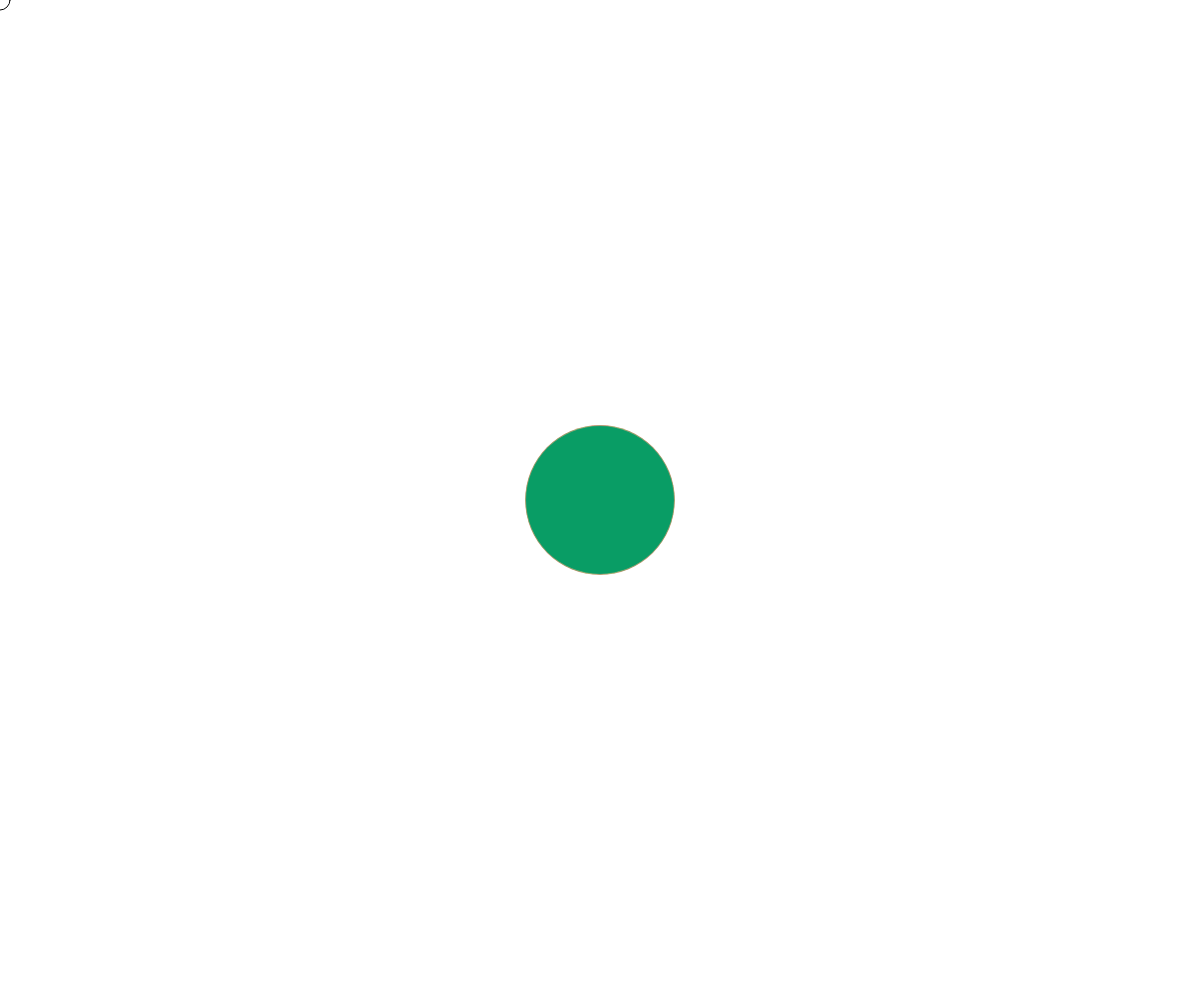
Frame 1 (no input)
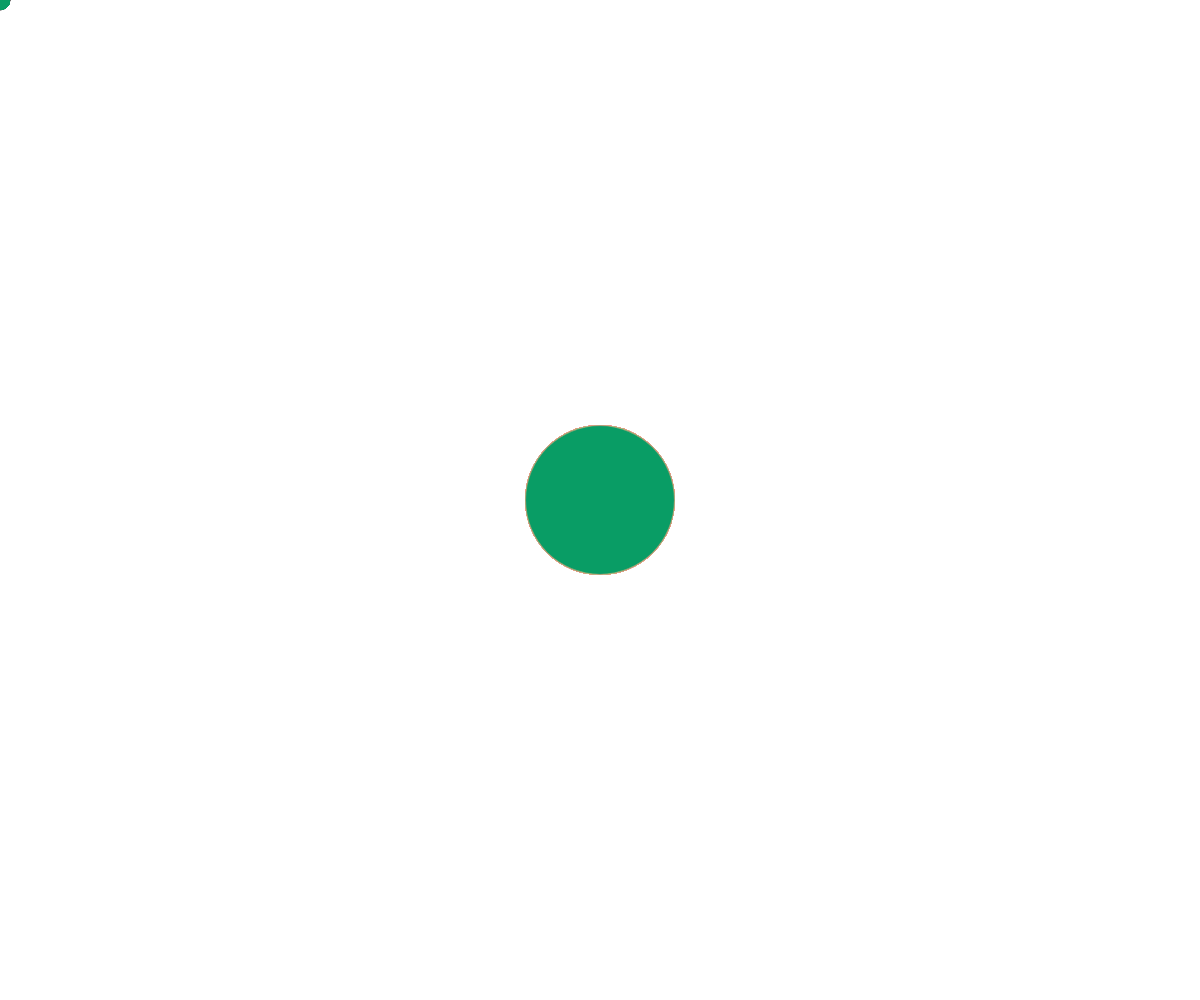
Frame 60 (no input)
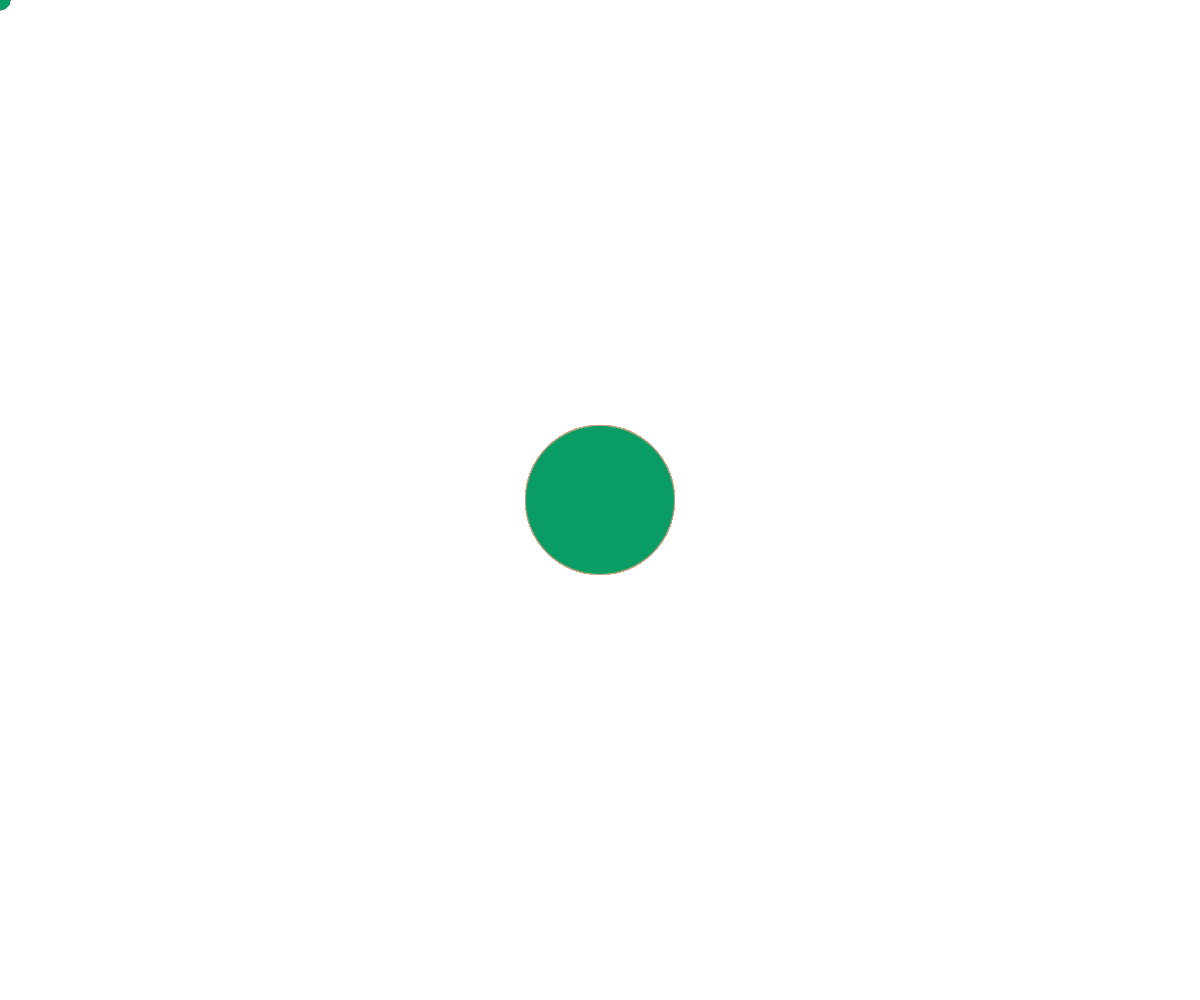
Frame 120 (the mouse pressed at the canvas centre since frame 60)

The p5.js sketch that drew these frames (run headless with seeded random() and noise() and a simulated clock; from frame 60 on, the mouse is pressed at the canvas centre):

// p5.js sketch
// ── sketch.js
let nPelotas = 1000;
let pelotas = [];

function setup() {
  createCanvas(windowWidth, windowHeight);
  for(let i = 0; i < nPelotas; i++) {
    pelotas[i] = new RandomWalker(i);
  }
}

function draw() {
  circle(mouseX, mouseY, 20);
  for(let i = 0; i < nPelotas; i++) {
    pelotas[i].update();
    pelotas[i].display();
  }
}

//---------------------------
//-------- Classes ----------
//---------------------------
 
//-------- Random Walker ----------
class RandomWalker{
  constructor(_name){
    this.red = random(0, 255);
    this.green = random(100, 255);
    this.blue = random(100, 150);

    this.t += 0;
    this.tSpeed = random(0.10);
    this.noiseShift = random(1000);

    this.pos = createVector(width / 2, height / 2);
    this.speed = createVector(random(-2, 2), random(-2, 2));
    this.diametro = random(10, 150);
    print('hola! soy bomba' + this.name);
  }
  update(_t){
    this.speed.rotate
     (map(noise(this.t + this.noiseShift), 0, 1, -0.5, 0.5,)); 
    this.pos.add(this.speed);

    this.t += this.tSpeed;
  }
  display(){
    noStroke('rgba(0,0,0,.2)');
    strokeWeight(3);
    fill(this.red, this.green, this.blue);
    ellipse(this.pos.x, this.pos.y, this.diametro, this.diametro);
  } 
}

 
